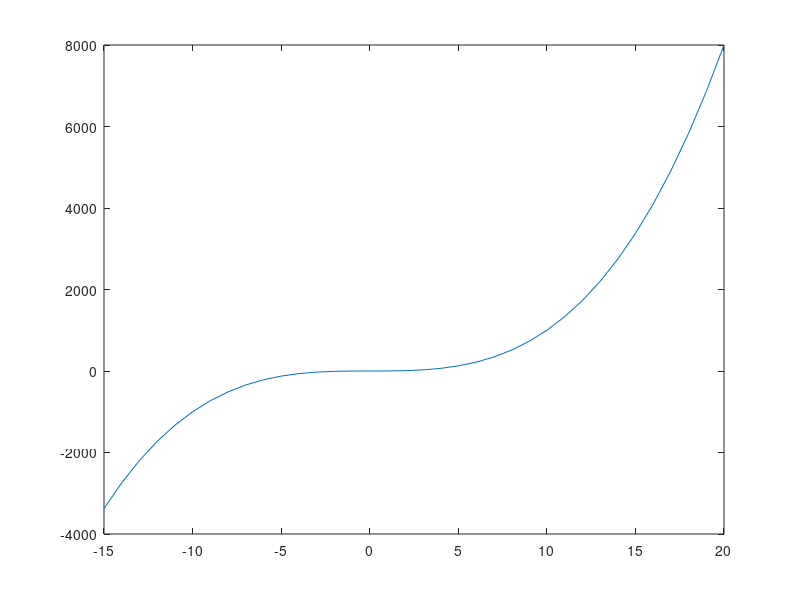

This chart was generated by the following MATLAB code:
% Script Octave
% Title           :Script para graficar funciones
% Author          :Jose Manuel Arce Salvador
% Date            :20211028
% Version         :1
% Usage           :octave
%                 :Requiere aplicación octave para utilizar su linea de comandos

% funcion g(x) = x^2
x=-20:01:20
% funcion a plotear
fx = (x.^2);

% Dibujar funcion
plot(x,fx)

% funcion f(x) = x^2
x=-15:01:20
% funcion a plotear
fx = (x.^3);

% Dibujar funcion
plot(x,fx)

